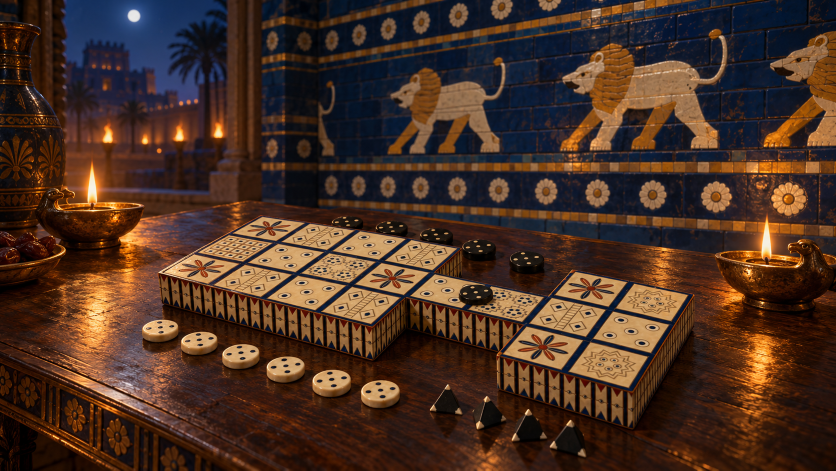
#> input picture design/keyart/keyart_v1.png, 1672 x 941 px (shown at 1/2 size)
$ python keyart.py
#> lines starting #> are read from the running program, lines starting #| are printed output that depends on the picture
"""Splash key art: crop the painted key art (design/keyart/keyart_v1.png,
GPT Image 2) to the top screen's 5:3 and keep 640x384 so the splash can
pan and zoom across it. Packed by tex3ds as an RGB565 sprite sheet."""
import os
from PIL import Image
from common import ROOT

src = Image.open(os.path.join(ROOT, 'design', 'keyart', 'keyart_v1.png')).convert('RGB')
#> src is the input picture: PIL image 1672x941 RGB; mean R, G, B 74.6, 49.6, 36.1
cw = round(src.height * 5 / 3)
#> cw = 1568
x0 = (src.width - cw) // 2
#> x0 = 52
img = src.crop((x0, 0, x0 + cw, src.height)).resize((640, 384), Image.LANCZOS)
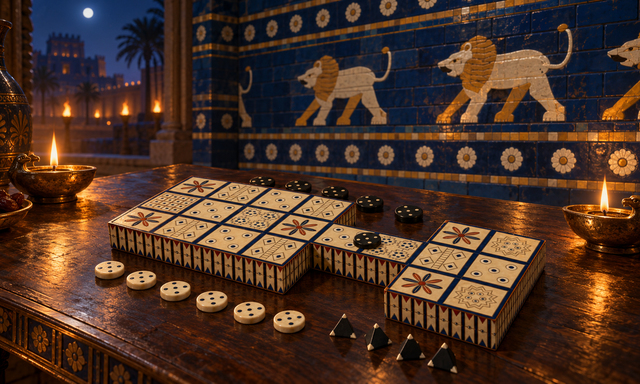
#> img: PIL image 640x384 RGB; mean R, G, B 76.1, 51, 37.6
img.save(os.path.join(ROOT, 'gfx', 'keyart', 'keyart.png'))
with open(os.path.join(ROOT, 'gfx', 'keyart.t3s'), 'w') as f:
    f.write('--atlas -f rgb565 -z auto\nkeyart/keyart.png\n')
print('keyart 640x384')
